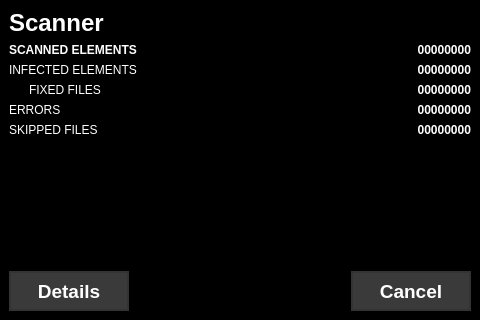
<?xml version="1.0" encoding="UTF-8"?>
<ui version="4.0">
 <class>MainWindow</class>
 <widget class="QMainWindow" name="MainWindow">
  <property name="geometry">
   <rect>
    <x>0</x>
    <y>0</y>
    <width>480</width>
    <height>320</height>
   </rect>
  </property>
  <property name="font">
   <font>
    <family>MS Shell Dlg 2</family>
   </font>
  </property>
  <property name="windowTitle">
   <string>uiscan</string>
  </property>
  <property name="styleSheet">
   <string notr="true">background-color: black;
color: white;</string>
  </property>
  <property name="locale">
   <locale language="English" country="Germany"/>
  </property>
  <widget class="QWidget" name="centralwidget">
   <property name="autoFillBackground">
    <bool>false</bool>
   </property>
   <layout class="QVBoxLayout" name="verticalLayout">
    <item>
     <widget class="QLabel" name="lblTitle">
      <property name="font">
       <font>
        <pointsize>18</pointsize>
        <weight>75</weight>
        <bold>true</bold>
       </font>
      </property>
      <property name="text">
       <string>Scanner</string>
      </property>
     </widget>
    </item>
    <item>
     <layout class="QHBoxLayout" name="horizontalLayout_2">
      <item>
       <widget class="QLabel" name="lblScannedFiles">
        <property name="sizePolicy">
         <sizepolicy hsizetype="Expanding" vsizetype="Preferred">
          <horstretch>0</horstretch>
          <verstretch>0</verstretch>
         </sizepolicy>
        </property>
        <property name="minimumSize">
         <size>
          <width>0</width>
          <height>0</height>
         </size>
        </property>
        <property name="font">
         <font>
          <weight>75</weight>
          <bold>true</bold>
         </font>
        </property>
        <property name="text">
         <string>SCANNED ELEMENTS</string>
        </property>
       </widget>
      </item>
      <item>
       <widget class="QLabel" name="txtScannedFiles">
        <property name="sizePolicy">
         <sizepolicy hsizetype="Maximum" vsizetype="Preferred">
          <horstretch>0</horstretch>
          <verstretch>0</verstretch>
         </sizepolicy>
        </property>
        <property name="font">
         <font>
          <weight>75</weight>
          <bold>true</bold>
         </font>
        </property>
        <property name="text">
         <string>00000000</string>
        </property>
        <property name="alignment">
         <set>Qt::AlignRight|Qt::AlignTrailing|Qt::AlignVCenter</set>
        </property>
       </widget>
      </item>
     </layout>
    </item>
    <item>
     <layout class="QHBoxLayout" name="horizontalLayout_3">
      <item>
       <widget class="QLabel" name="lblInfectedFiles">
        <property name="sizePolicy">
         <sizepolicy hsizetype="Expanding" vsizetype="Preferred">
          <horstretch>0</horstretch>
          <verstretch>0</verstretch>
         </sizepolicy>
        </property>
        <property name="text">
         <string>INFECTED ELEMENTS</string>
        </property>
       </widget>
      </item>
      <item>
       <widget class="QLabel" name="txtInfectedFiles">
        <property name="sizePolicy">
         <sizepolicy hsizetype="Maximum" vsizetype="Preferred">
          <horstretch>0</horstretch>
          <verstretch>0</verstretch>
         </sizepolicy>
        </property>
        <property name="font">
         <font>
          <weight>75</weight>
          <bold>true</bold>
         </font>
        </property>
        <property name="text">
         <string>00000000</string>
        </property>
        <property name="alignment">
         <set>Qt::AlignRight|Qt::AlignTrailing|Qt::AlignVCenter</set>
        </property>
       </widget>
      </item>
     </layout>
    </item>
    <item>
     <layout class="QHBoxLayout" name="horizontalLayout_4">
      <item>
       <spacer name="horizontalSpacer_2">
        <property name="orientation">
         <enum>Qt::Horizontal</enum>
        </property>
        <property name="sizeType">
         <enum>QSizePolicy::Fixed</enum>
        </property>
        <property name="sizeHint" stdset="0">
         <size>
          <width>20</width>
          <height>1</height>
         </size>
        </property>
       </spacer>
      </item>
      <item>
       <widget class="QLabel" name="lblFixedFiles">
        <property name="sizePolicy">
         <sizepolicy hsizetype="Expanding" vsizetype="Preferred">
          <horstretch>0</horstretch>
          <verstretch>0</verstretch>
         </sizepolicy>
        </property>
        <property name="text">
         <string>FIXED FILES</string>
        </property>
       </widget>
      </item>
      <item>
       <widget class="QLabel" name="txtFixedFiles">
        <property name="sizePolicy">
         <sizepolicy hsizetype="Maximum" vsizetype="Preferred">
          <horstretch>0</horstretch>
          <verstretch>0</verstretch>
         </sizepolicy>
        </property>
        <property name="font">
         <font>
          <weight>75</weight>
          <bold>true</bold>
         </font>
        </property>
        <property name="text">
         <string>00000000</string>
        </property>
        <property name="alignment">
         <set>Qt::AlignRight|Qt::AlignTrailing|Qt::AlignVCenter</set>
        </property>
       </widget>
      </item>
     </layout>
    </item>
    <item>
     <layout class="QHBoxLayout" name="horizontalLayout_5">
      <item>
       <widget class="QLabel" name="lblErrorFiles">
        <property name="sizePolicy">
         <sizepolicy hsizetype="Expanding" vsizetype="Preferred">
          <horstretch>0</horstretch>
          <verstretch>0</verstretch>
         </sizepolicy>
        </property>
        <property name="text">
         <string>ERRORS</string>
        </property>
       </widget>
      </item>
      <item>
       <widget class="QLabel" name="txtErrorFiles">
        <property name="sizePolicy">
         <sizepolicy hsizetype="Maximum" vsizetype="Preferred">
          <horstretch>0</horstretch>
          <verstretch>0</verstretch>
         </sizepolicy>
        </property>
        <property name="font">
         <font>
          <weight>75</weight>
          <bold>true</bold>
         </font>
        </property>
        <property name="text">
         <string>00000000</string>
        </property>
        <property name="alignment">
         <set>Qt::AlignRight|Qt::AlignTrailing|Qt::AlignVCenter</set>
        </property>
       </widget>
      </item>
     </layout>
    </item>
    <item>
     <layout class="QHBoxLayout" name="horizontalLayout_6">
      <item>
       <widget class="QLabel" name="lblSkippedFiles">
        <property name="sizePolicy">
         <sizepolicy hsizetype="Expanding" vsizetype="Preferred">
          <horstretch>0</horstretch>
          <verstretch>0</verstretch>
         </sizepolicy>
        </property>
        <property name="text">
         <string>SKIPPED FILES</string>
        </property>
       </widget>
      </item>
      <item>
       <widget class="QLabel" name="txtSkippedFiles">
        <property name="sizePolicy">
         <sizepolicy hsizetype="Maximum" vsizetype="Preferred">
          <horstretch>0</horstretch>
          <verstretch>0</verstretch>
         </sizepolicy>
        </property>
        <property name="font">
         <font>
          <weight>75</weight>
          <bold>true</bold>
         </font>
        </property>
        <property name="text">
         <string>00000000</string>
        </property>
        <property name="alignment">
         <set>Qt::AlignRight|Qt::AlignTrailing|Qt::AlignVCenter</set>
        </property>
       </widget>
      </item>
     </layout>
    </item>
    <item>
     <spacer name="verticalSpacer">
      <property name="orientation">
       <enum>Qt::Vertical</enum>
      </property>
      <property name="sizeHint" stdset="0">
       <size>
        <width>20</width>
        <height>40</height>
       </size>
      </property>
     </spacer>
    </item>
    <item>
     <layout class="QHBoxLayout" name="horizontalLayout">
      <item>
       <widget class="QPushButton" name="btnShowDetails">
        <property name="enabled">
         <bool>false</bool>
        </property>
        <property name="sizePolicy">
         <sizepolicy hsizetype="Minimum" vsizetype="Fixed">
          <horstretch>0</horstretch>
          <verstretch>0</verstretch>
         </sizepolicy>
        </property>
        <property name="minimumSize">
         <size>
          <width>120</width>
          <height>40</height>
         </size>
        </property>
        <property name="font">
         <font>
          <family>MS Shell Dlg 2</family>
          <pointsize>14</pointsize>
          <weight>75</weight>
          <bold>true</bold>
         </font>
        </property>
        <property name="styleSheet">
         <string notr="true">QPushButton {
border-style: solid;
border-width: 2px;
border-color: #333333;
background-color: #3a3a3a;
}

QPushButton:hover {
background-color: #aaaaaa;
}

QPushButton:pressed {
background-color: #bbbbbb;
}</string>
        </property>
        <property name="locale">
         <locale language="English" country="Germany"/>
        </property>
        <property name="text">
         <string>Details</string>
        </property>
       </widget>
      </item>
      <item>
       <spacer name="horizontalSpacer">
        <property name="orientation">
         <enum>Qt::Horizontal</enum>
        </property>
        <property name="sizeHint" stdset="0">
         <size>
          <width>40</width>
          <height>20</height>
         </size>
        </property>
       </spacer>
      </item>
      <item>
       <widget class="QPushButton" name="btnCancel">
        <property name="sizePolicy">
         <sizepolicy hsizetype="Minimum" vsizetype="Fixed">
          <horstretch>0</horstretch>
          <verstretch>0</verstretch>
         </sizepolicy>
        </property>
        <property name="minimumSize">
         <size>
          <width>120</width>
          <height>40</height>
         </size>
        </property>
        <property name="font">
         <font>
          <family>MS Shell Dlg 2</family>
          <pointsize>14</pointsize>
          <weight>75</weight>
          <bold>true</bold>
         </font>
        </property>
        <property name="styleSheet">
         <string notr="true">QPushButton {
border-style: solid;
border-width: 2px;
border-color: #333333;
background-color: #3a3a3a;
}

QPushButton:hover {
background-color: #aaaaaa;
}

QPushButton:pressed {
background-color: #bbbbbb;
}</string>
        </property>
        <property name="locale">
         <locale language="English" country="Germany"/>
        </property>
        <property name="text">
         <string>Cancel</string>
        </property>
       </widget>
      </item>
     </layout>
    </item>
   </layout>
  </widget>
 </widget>
 <resources/>
 <connections/>
</ui>
